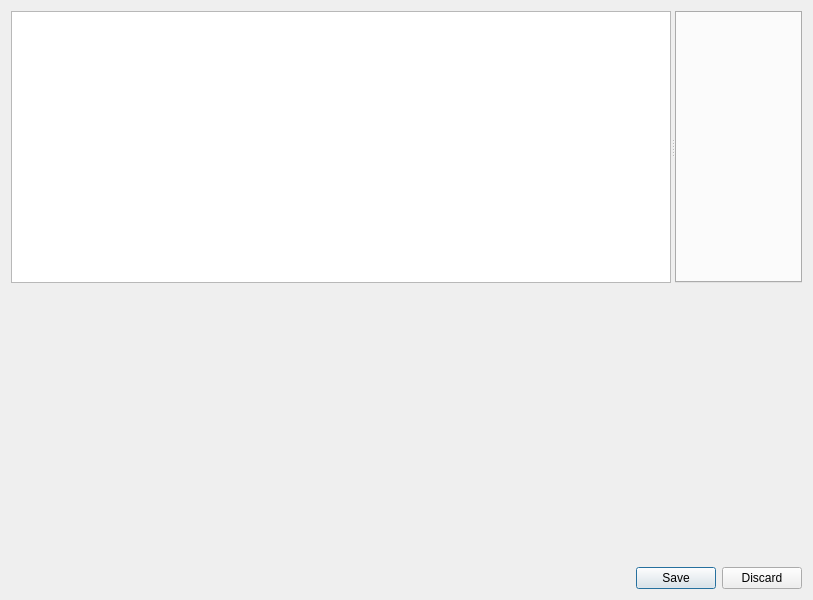
<?xml version="1.0" encoding="UTF-8"?>
<ui version="4.0">
 <class>LyricsEditor</class>
 <widget class="QDialog" name="LyricsEditor">
  <property name="geometry">
   <rect>
    <x>0</x>
    <y>0</y>
    <width>813</width>
    <height>600</height>
   </rect>
  </property>
  <property name="windowTitle">
   <string>Lyrics Editor</string>
  </property>
  <property name="windowIcon">
   <iconset resource="../../data/icons.qrc">
    <normaloff>:/icons/64x64/strawberry.png</normaloff>:/icons/64x64/strawberry.png</iconset>
  </property>
  <layout class="QVBoxLayout" name="layout_lyricseditor">
   <item>
    <widget class="QSplitter" name="splitter">
     <property name="orientation">
      <enum>Qt::Horizontal</enum>
     </property>
     <widget class="QListWidget" name="song_list">
      <property name="selectionMode">
       <enum>QAbstractItemView::ExtendedSelection</enum>
      </property>
     </widget>
     <widget class="QTabWidget" name="tab_widget"/>
    </widget>
   </item>
   <item>
    <widget class="BusyIndicator" name="loading_label" native="true"/>
   </item>
   <item>
    <widget class="QDialogButtonBox" name="button_box">
     <property name="standardButtons">
      <set>QDialogButtonBox::Discard|QDialogButtonBox::Save</set>
     </property>
    </widget>
   </item>
  </layout>
 </widget>
 <customwidgets>
  <customwidget>
   <class>BusyIndicator</class>
   <extends>QWidget</extends>
   <header>widgets/busyindicator.h</header>
  </customwidget>
 </customwidgets>
 <tabstops>
  <tabstop>song_list</tabstop>
  <tabstop>tab_widget</tabstop>
 </tabstops>
 <resources>
  <include location="../../data/icons.qrc"/>
 </resources>
 <connections>
  <connection>
   <sender>button_box</sender>
   <signal>accepted()</signal>
   <receiver>LyricsEditor</receiver>
   <slot>accept()</slot>
  </connection>
  <connection>
   <sender>button_box</sender>
   <signal>rejected()</signal>
   <receiver>LyricsEditor</receiver>
   <slot>reject()</slot>
  </connection>
 </connections>
</ui>
